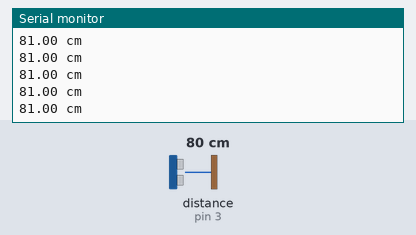
This sketch was run on a simulated Arduino Mega 2560, built with avr-gcc and run on an emulated ATmega2560. Parts: the last lines printed to the serial monitor. The test bench sets the inputs (shaded band); at power-on: distance to the obstacle (sensor on pin 3) 80 cm. The echo pulse lasts 58.3 µs per cm.

Above: at 1.2 s.
1.3 s: distance to the obstacle (sensor on pin 3) set to 2 cm
At 1.8 s:
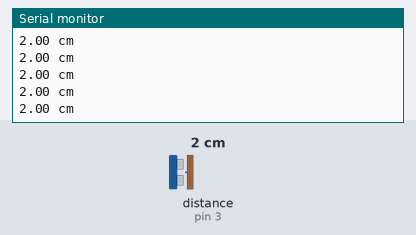
4.3 s: distance to the obstacle (sensor on pin 3) set to 18 cm
At 4.8 s:
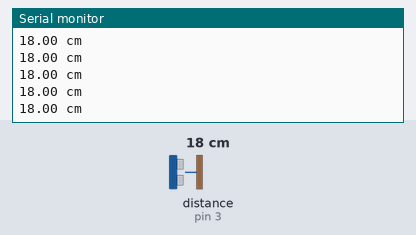
Timing chart, 0 to 7.3 s (numbered marks = the images above; inputs shaded):
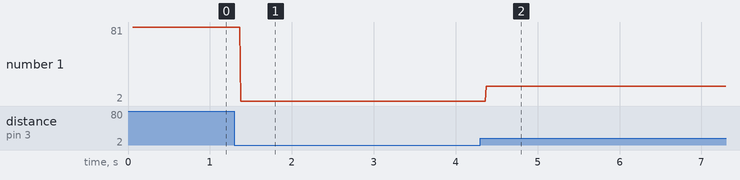

The sketch:

test_HC-SR04_no_delay.ino
```cpp
#include <NewPing.h>

// Testing functionality of HC-SR04 ultrasonic sensor module using Arduino Nano.
// Uses NewPing library to simplify code and improve reading quality.

const int trig_pin = 4;         // HC-SR04 ultrasonic sensor - trigger pin
const int echo_pin = 3;         // HC-SR04 ultrasonic sensor - "echo" pin
const int MAX_DISTANCE = 400;   // ultrasonic sensor is rated for around 400 cm

unsigned long ms_now;           // store current operation time in milliseconds
unsigned long ms_prev_ping;     // previous pulse in milliseconds
const int ping_interval = 50;   // time between pings in milliseconds

float distance_cm;        // detected distance using ultrasonic sensor in cm

NewPing sonar(trig_pin, echo_pin, MAX_DISTANCE);  // initialize ultrasonic device

void setup() {
  Serial.begin(9600);
  pinMode(trig_pin, OUTPUT);
  pinMode(echo_pin, INPUT);
}

void loop() {
  ms_now = millis();

  // Every 50 ms, send ping and display distance.
  if (ms_now - ms_prev_ping >= ping_interval) {
    distance_cm = sonar.ping_cm();
    Serial.print(distance_cm);
    Serial.println(" cm");
  }
}
```

Measured:
- after the input at 1.3 s, the serial monitor: prints a new line after 0.08 s (image 1)
- after the input at 4.3 s, the serial monitor: prints a new line after 0.07 s (image 2)
- plotted number 1: 81 → 2 after the input at 1.3 s, 2 → 18 after the input at 4.3 s
